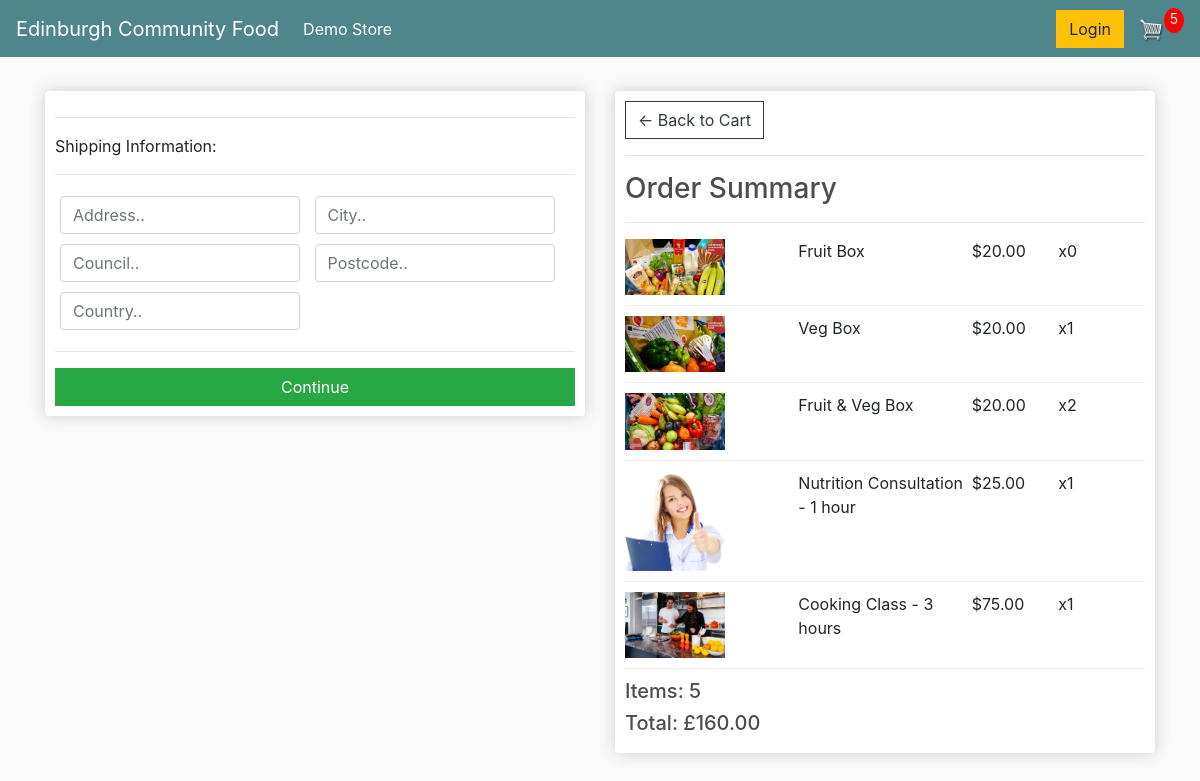
Before: /checkout/ (signed in) with the older database file.
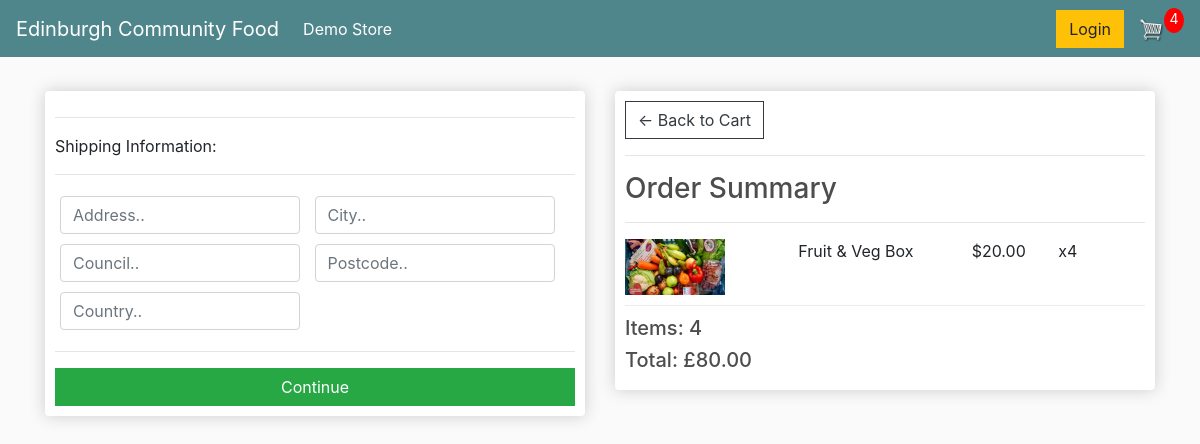
After: the same page with the newer database file.
### store/models.py (models this page shows, shortened)
class OrderItem(models.Model):
	product = models.ForeignKey(Product, on_delete=models.SET_NULL, null=True)
	order = models.ForeignKey(Order, on_delete=models.SET_NULL, null=True)
	quantity = models.IntegerField(default=0, null=True, blank=True)
	date_added = models.DateTimeField(auto_now_add=True)
	@property
	def get_total(self):
		total = self.product.price * self.quantity
		return total

class Product(models.Model):
	name = models.CharField(max_length=200)
	price = models.FloatField()
	digital = models.BooleanField(default=False, null=True, blank=True)
	image = models.ImageField(null=True, blank=True)
	@property
	def imageURL(self):
		try:
			url = self.image.url
		except:
			url = ''
		return url

class Order(models.Model):
	customer = models.ForeignKey(Customer, on_delete=models.SET_NULL, null=True, blank=True)
	date_ordered = models.DateTimeField(auto_now_add=True)
	complete = models.BooleanField(default=False)
	transaction_id = models.CharField(max_length=100, null=True)
	@property
	def shipping(self):
		shipping = False
		orderitems= self.orderitem_set.all()
		for i in orderitems:
			if i.product.digital == False:
				shipping = True
		return shipping
	@property
	def get_cart_total(self):
		orderitems= self.orderitem_set.all()
		total = sum([item.get_total for item in orderitems])
		return total
	@property
	def get_cart_items(self):
		orderitems= self.orderitem_set.all()
		total = sum([item.quantity for item in orderitems])
		return total

### store/views.py (the view)
# urls.py: path('checkout/', views.checkout, name="checkout"),
def checkout(request):
	if request.user.is_authenticated:
		customer = request.user.customer
		order, created = Order.objects.get_or_create(customer=customer, complete=False)
		items = order.orderitem_set.all()
		cartItems = order.get_cart_items
	else:
		items = []
		order = {'get_cart_total': 0, 'get_cart_items':0, 'shipping': False}
		cartItems = order['get_cart_items']
	context = {'items': items, 'order': order, 'cartItems': cartItems}
	return render(request, 'store/checkout.html', context)

### store/templates/store/checkout.html (shortened to what this page needs)
{% extends 'store/main.html' %}
{% load static %}
{% block content %}
     <div class="row">
		<div class="col-lg-6">
			<div class="box-element" id="form-wrapper">
				<form id="form">
					<div id="shipping-info">
						<hr>
						<p>Shipping Information:</p>
						<hr>
						<div class="form-field">
							<input class="form-control" type="text" name="address" placeholder="Address..">
						</div>
						<div class="form-field">
							<input class="form-control" type="text" name="city" placeholder="City..">
						</div>
						<div class="form-field">
							<input class="form-control" type="text" name="state" placeholder="Council..">
						</div>
						<div class="form-field">
							<input class="form-control" type="text" name="postcode" placeholder="Postcode..">
						</div>
						<div class="form-field">
							<input class="form-control" type="text" name="country" placeholder="Country..">
						</div>
					</div>
					<hr>
					<input id="form-button" class="btn btn-success btn-block" type="submit" value="Continue">
				</form>
			</div>
			<br>
		</div>
		<div class="col-lg-6">
			<div class="box-element">
				<a  class="btn btn-outline-dark" href="{% url 'cart' %}">&#x2190; Back to Cart</a>
				<hr>
				<h3>Order Summary</h3>
				<hr>
				{% for item in items %}
				<div class="cart-row">
					<div style="flex:2"><img class="row-image" src="{{item.product.imageURL}}"></div>
					<div style="flex:2"><p>{{item.product.name}}</p></div>
					<div style="flex:1"><p>${{item.product.price|floatformat:2}}</p></div>
					<div style="flex:1"><p>x{{item.quantity}}</p></div>
				</div>
				{% endfor %}
				<h5>Items:   {{order.get_cart_items}}</h5>
				<h5>Total:   £{{order.get_cart_total|floatformat:2}}</h5>
			</div>
		</div>
	</div>
{% endblock content %}

Changed rows visible on the page:
removed OrderItem: product.imageURL (picture), product.name "Fruit Box", product.price "20.00", quantity "0"
removed OrderItem: product.imageURL (picture), product.name "Veg Box", product.price "20.00", quantity "1"
removed OrderItem: product.imageURL (picture), product.name "Nutrition Consultation - 1 hour", product.price "25.00", quantity "1"
removed OrderItem: product.imageURL (picture), product.name "Cooking Class - 3 hours", product.price "75.00", quantity "1"
changed OrderItem "Fruit & Veg Box": quantity "2" → "4"
changed through a linked row, Order: get_cart_items "5" → "4"; get_cart_total "160.00" → "80.00"
Other visible differences:
{{ cartItems }}: "5" → "4"
